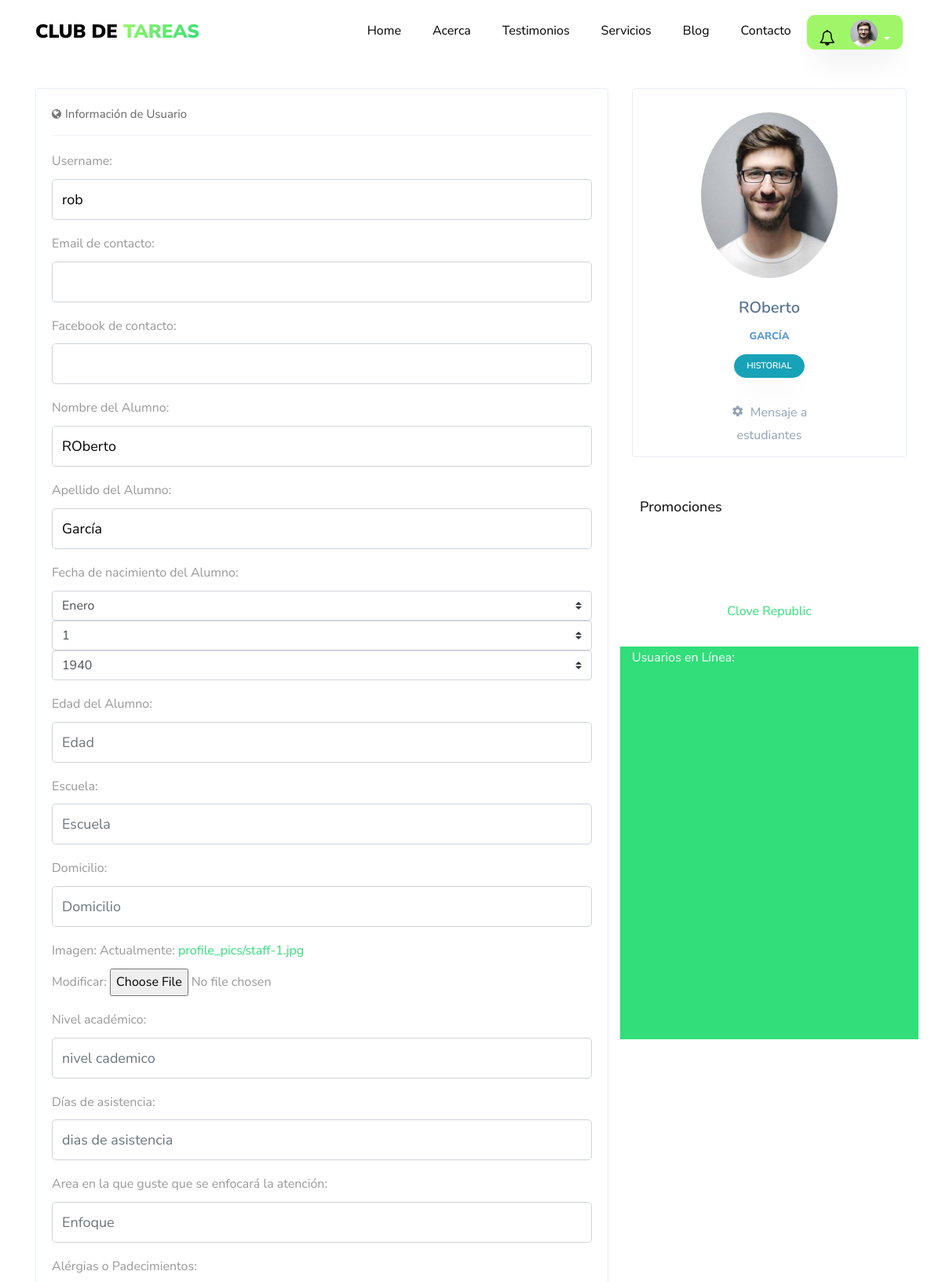
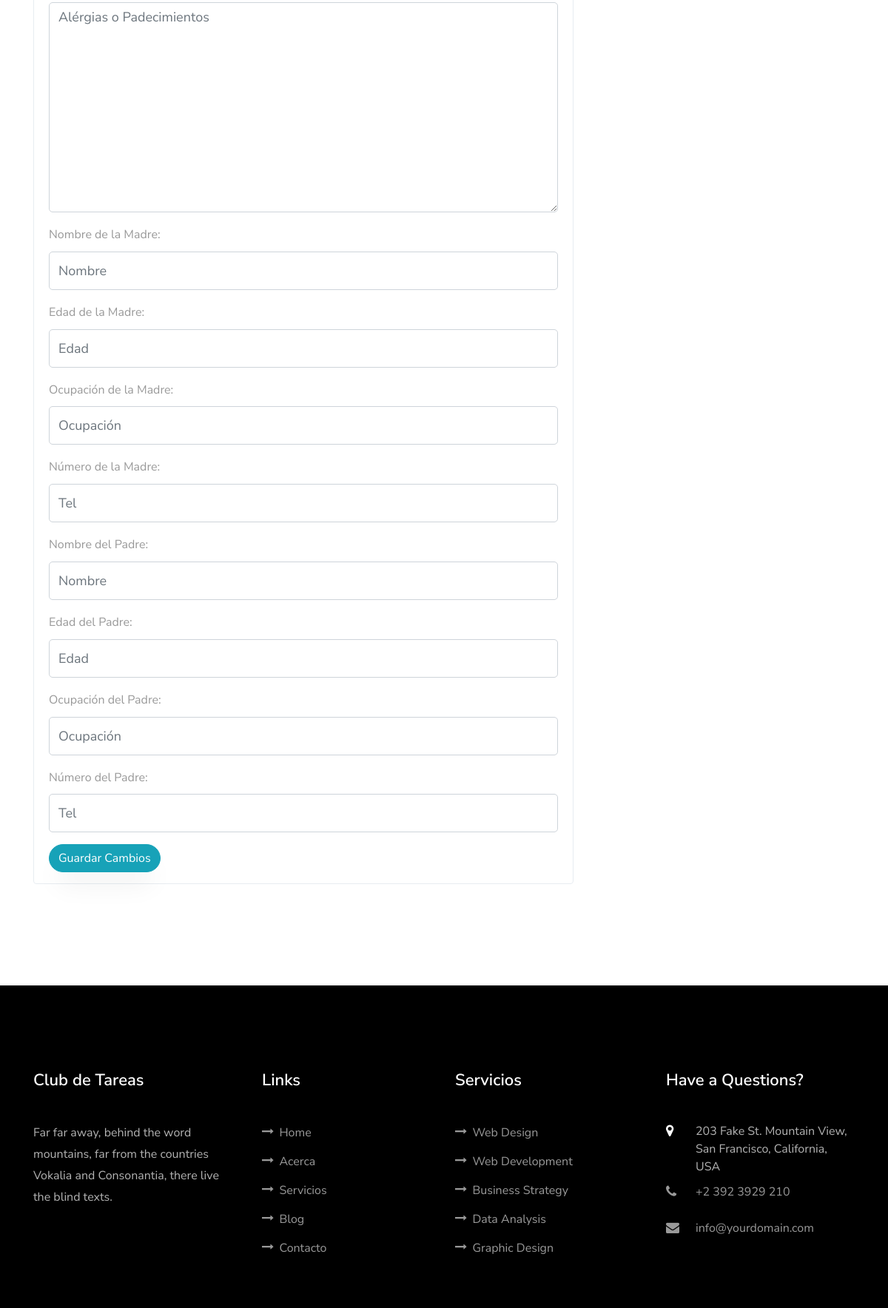
/profile/ (signed in, upper part), run on the app's committed database (2 pictures, top to bottom).
### usuario/models.py (models this page shows, shortened)
class Usuario(AbstractBaseUser,PermissionsMixin):
    imagen       =  models.ImageField(default='default.jpg',upload_to='profile_pics')
    email        =  models.EmailField(max_length=60,blank=True)
    facebook     =  models.CharField(max_length=100,blank=True)
    username     =  models.CharField(max_length=30,unique=True)
    nombre       =  models.CharField(max_length=100)
    apellido     =  models.CharField(max_length=100)
    edad         =  models.IntegerField(blank=True,null=True)
    padecimientos = models.TextField(verbose_name="padecimientos",blank=True)
    asistencia = models.CharField(verbose_name="Días de asistencia",max_length=100,blank=True)
    enfoque = models.CharField(verbose_name="Area en la que guste que se enfocará la atención",max_length=100,blank=True)
    nombre_de_la_madre =  models.CharField(verbose_name="Nombre de la Madre",max_length=100,blank=True)
    edad_de_la_madre =  models.IntegerField(verbose_name="Edad",blank=True, null=True)
    ocupacion_de_la_madre = models.CharField(verbose_name="Ocupación",max_length=100,blank=True)
    numero_de_la_madre   =  models.IntegerField(verbose_name="Número de contacto",blank=True,null=True)
    nombre_del_padre =  models.CharField(verbose_name="Nombre del Padre",max_length=100,blank=True)
    edad_del_padre =  models.IntegerField(verbose_name="Edad",blank=True, null=True)
    ocupacion_del_padre = models.CharField(verbose_name="Ocupación",max_length=100,blank=True)
    numero_del_padre    =  models.IntegerField(verbose_name="Número de contacto",blank=True,null=True)
    fecha_nacimiento = models.DateField(verbose_name="Fecha de nacimiento",blank=True, null=True)
    escuela      =  models.CharField(verbose_name="Nombre de la escuela",max_length=100,blank=True)
    domicilio    =  models.CharField(verbose_name="Domicilio",max_length=150,blank=True)
    status_paquetes = models.BooleanField(verbose_name="¿Tiene Paquetes Activos?",default=False)
    '''
    NIVEL_STATUS = (
         ('k','Kinder'),
         ('p','Primaria'),
         ('s','Secundaria'),
         ('b','bachillerato'),
         ('u','universidad'))
    '''
    nivel_academico = models.CharField(max_length=500,blank=True,verbose_name='Nivel académico del alumno')
    date_joined  =  models.DateTimeField(verbose_name="Fecha de ingreso",auto_now_add=True)
    last_login   =  models.DateTimeField(verbose_name="Ultima fecha de Sesión",auto_now=True)
    is_admin     =  models.BooleanField(verbose_name="¿Es Administrador?",default=False)
    is_active    =  models.BooleanField(verbose_name="¿Esta Acivo?",default=True)
    is_staff     =  models.BooleanField(verbose_name="¿Es parte del Staff?",default=False)
    is_superuser =  models.BooleanField(verbose_name="¿Es Super Usuario?",default=False)
    grupo = models.OneToOneField(Group,on_delete=models.SET_NULL,null=True,blank=True)
    USERNAME_FIELD  = "username"
    REQUIRED_FIELDS = ["nombre","apellido"]
    objects = MyUsuarioManager()

### app/views.py (the view)
# urls.py: path('profile/', views.profile,name='profile'),
@login_required
def profile(request):
    context = {}
    if request.POST:
        form = UserUpdateForm(request.POST,request.FILES,instance=request.user)
        if form.is_valid():
            form.save()
            if form.changed_data:
                evento = Historial_User(mensaje=f"datos actualizados del Perfil: {form.changed_data}",usuario=request.user)
                evento.save()
                messages.success( request,'Los datos del formulario han sido actualizados')
                if not request.user.is_superuser:
                    usuarios = get_user_model().objects.filter(is_superuser=True)
                    notify.send(request.user,recipient=usuarios,verb="Datos de Perfil Actualizado",description=f"datos actualizados del Perfil: {form.changed_data}",action_object=request.user)
        else:
            messages.warning(request,'Error al procesar el formulario')
    else:
        form =UserUpdateForm(
        initial = {
          'username' :request.user.username,
          'email': request.user.email,
          'facebook': request.user.facebook,
          'nombre': request.user.nombre,
          'apellido': request.user.apellido,
          'fecha_nacimiento': request.user.fecha_nacimiento,
          'edad': request.user.edad,
          'escuela': request.user.escuela,
          'domicilio': request.user.domicilio,
          'imagen': request.user.imagen,
          'nivel_academico': request.user.nivel_academico,
          'padecimientos': request.user.padecimientos,
          'asistencia': request.user.asistencia,
          'enfoque': request.user.enfoque,
          'nombre_de_la_madre': request.user.nombre_de_la_madre,
          'edad_de_la_madre': request.user.edad_de_la_madre,
          'ocupacion_de_la_madre': request.user.ocupacion_de_la_madre,
          'numero_de_la_madre': request.user.numero_de_la_madre,
          'nombre_del_padre': request.user.nombre_del_padre,
          'edad_del_padre': request.user.edad_del_padre,
          'ocupacion_del_padre': request.user.ocupacion_del_padre,
          'numero_del_padre': request.user.numero_del_padre
          }
        )
    context['profile_form'] = form
    user_status = online_users.models.OnlineUserActivity.get_user_activities(timedelta(seconds=60))
    context['online_users'] = (user for user in  user_status)
    context['historial'] = request.user.historial.all().order_by('-fecha')
    publicidad = Publicidad.objects.all()
    id_item_activate = 0
    if publicidad:
        id_item_activate = publicidad[0].id
    context["publicidad"] = publicidad
    context["id_item_activate"] = id_item_activate
    return render(request,'app/profile.html',context)

### app/templates/app/profile.html (shortened to what this page needs)
{% extends 'main/base.html' %}
{% load crispy_forms_tags%}
{% load static %}
{% block content %}
<section class="ftco-section  notifications-fix-top">
  <div class="container">
    <div class="row">
        <div class="col-md-8">
            <div class="portlet light bordered ftco-animate">
                <div class="portlet-title tabbable-line">
                    <div class="caption caption-md">
                        <i class="icon-globe theme-font hide"></i>
                        <span class="caption-subject font-blue-madison bold uppercase">Información de Usuario</span>
                    </div>
                </div>
                <div class="portlet-body">
                        <div class="tab-content">
                            <div role="tabpanel" class="tab-pane active" id="home">
                                <form method="POST" enctype="multipart/form-data" novalidate>
                                  {% for field in profile_form %}
                                  <div class="form-group">
                                      {{ field.label_tag }}
                                      {{ field }}
                                  </div>
                                  {% endfor %}
                                  <button type="submit" class="btn btn-info">Guardar Cambios</button>
                                </form>
                            </div>
                        </div>
                </div>
            </div>
        </div>
        <div class="col-md-4">
          <div class="row">
            <div class="col-12">
              <div class="portlet light profile-sidebar-portlet bordered  justify-content-center ftco-animate">
                  <div class="profile-userpic" style="text-align:center">
                      <img src="{{ request.user.imagen.url }}" class="img-responsive" alt="">
                  </div>
                  <div class="profile-usertitle">
                      <div class="profile-usertitle-name">{{ request.user.nombre }}</div>
                      <div class="profile-usertitle-job">{{ request.user.apellido }} </div>
                  </div>
                  <div class="profile-userbuttons">
                      <button type="button" class="btn btn-info  btn-sm" data-toggle="modal"  data-target=".historial_modal">Historial</button>
                  </div>
                  <div class="profile-usermenu w-100">
                      <ul class="nav">
                          <li style="position:relative; width:100%; height:50px;">
                              <a  style="text-align: center;position:absolute; top:0; left: 50%; transform: translateX(-50%);" href="{% url 'app:form_notification'%}">
                                  {% if  request.user.is_superuser %}
                                      <i class="icon-settings"></i>Mensaje a estudiantes</a>
                                  {% else %}
                                      <i class="icon-settings"></i>Mensaje al estaff</a>
                                  {% endif%}
                          </li>
                      </ul>
                  </div>
             </div>
            </div>
            <div class="sidebar-box ftco-animate">
               <h3 class="heading-sidebar">Promociones</h3>
            </div>
            <div class="col-12">
              <div id="fb-container" style="width:100%; margin-top: 30px;margin-bottom: 30px;text-align: center">
                <div class="fb-page" data-tabs="timeline" data-href="https://www.facebook.com/El-Club-De-Tareas-114777256733226/" data-height="500" data-small-header="false" data-adapt-container-width="true" data-hide-cover="false" data-show-facepile="false"><blockquote cite="https://www.facebook.com/El-Club-De-Tareas-114777256733226/" class="fb-xfbml-parse-ignore"><a href="https://www.facebook.com/El-Club-De-Tareas-114777256733226/">Clove Republic</a></blockquote></div>
              </div>
            </div>
            {% if request.user.is_superuser %}
                <div class="col-12" style="height: 500px; overflow:scroll;background: #31de79">
                  <div style="color:white;">Usuarios en Línea:</div>
                </div>
            {% endif %}
          </div>
      </div>
    </div>
  </div>
</section>
{% endblock content %}

### templates/main/base.html (shortened to what this page needs)
{% load static %}
{% load notifications_tags %}
{% notifications_unread as unread_count %}
<!DOCTYPE html>
<html lang="es">
  <head>
    <link rel="stylesheet" href="{% static 'main/css/fonts.css'%}">
    <link rel="stylesheet" href="{% static 'main/css/open-iconic-bootstrap.min.css'%}">
    <link rel="stylesheet" href="{% static 'main/css/animate.css'%}">
    <link rel="stylesheet" href="{% static 'main/css/search.css'%}">
    <link rel="stylesheet" href="{% static 'main/css/owl.carousel.min.css'%}">
    <link rel="stylesheet" href="{% static 'main/css/owl.theme.default.min.css'%}">
    <link rel="stylesheet" href="{% static 'main/css/magnific-popup.css'%}">
    <link rel="stylesheet" href="{% static 'main/css/aos.css'%}">
    <link rel="stylesheet" href="{% static 'main/css/ionicons.min.css'%}">
    <link rel="stylesheet" href="{% static 'main/css/flaticon.css' %}">
    <link rel="stylesheet" href="{% static 'main/css/icomoon.css' %}">
    <link rel="stylesheet" href="{% static 'main/css/style.css' %}">
    <link rel="stylesheet" href="{% static 'main/css/fix.css' %}">
    <link rel='stylesheet' href="https://cdnjs.cloudflare.com/ajax/libs/fullcalendar/3.1.0/fullcalendar.min.css" />
  </head>
  <body  data-target=".site-navbar-target" data-offset="300">
  <nav class="navbar navbar-expand-lg navbar-dark ftco_navbar bg-dark ftco-navbar-light site-navbar-target" id="ftco-navbar">
	    <div class="container">
	      <a class="navbar-brand" href="{% url 'blog:home' %}">Club de <span>Tareas</span></a>
	      <div class="collapse navbar-collapse" id="ftco-nav">
	        <ul class="navbar-nav nav ml-auto" style="text-align:center">
	          <li class="nav-item"><a href="{% url 'blog:home' %}" class="nav-link"><span>Home</span></a></li>
	          <li class="nav-item"><a href="{% url 'blog:about' %}"  class="nav-link"><span>Acerca</span></a></li>
	          <li class="nav-item"><a href="{% url 'blog:testimony' %}"  class="nav-link"><span>Testimonios</span></a></li>
	          <li class="nav-item"><a href="{% url 'blog:services' %}" class="nav-link"><span>Servicios</span></a></li>
            <li class="nav-item"><a href="{% url 'blog:blog' %}" class="nav-link"><span>Blog</span></a></li>
            <li class="nav-item"><a href="{% url 'blog:contact' %}" class="nav-link"><span>Contacto</span></a></li>
          </ul>
          <ul class="nav navbar-nav navbar-right" style="text-align: right">
            {% if request.user.is_authenticated %}
            <div class="dropdown" style="padding-right:5px;margin:0;">
                    <a style="border-radius: 10px 10px 10px 10px !important;
                             -moz-border-radius: 10px 10px 10px 10px;
                             -webkit-border-radius: 10px 10px 10px 10px;padding-bottom:0; padding-top:0;padding-left:15px;padding-right:15px;"
                      class="btn btn-secondary dropdown-toggle" href="#" role="button" id="dropdownMenuLink" data-toggle="dropdown" aria-haspopup="true" aria-expanded="false">
                      <div style="display: inline-block;position: relative;margin-right:10px;">
                        <i class="fa fa-bell-o" style="font-size: 20px;color: black;"></i>
                      </div>
                          <div class="inset" style="margin-left: 5px;display: inline-block;">
                            <img src="{{ request.user.imagen.url }}">
                          </div>
                    </a>
              </div>
            {% else %}
              <li class="nav-item"><a href="{% url 'app:login' %}"  class="nav-link"><span>Login</span></a></li>
            </ul>
          {% endif %}
	      </div>
	    </div>
	  </nav>
    {% block content %}{% endblock %}
    <footer class="ftco-footer ftco-section">
      <div class="container">
        <div class="row mb-5">
          <div class="col-md">
            <div class="ftco-footer-widget mb-4">
              <h2 class="ftco-heading-2">Club de Tareas</h2>
              <p>Far far away, behind the word mountains, far from the countries Vokalia and Consonantia, there live the blind texts.</p>
              <ul class="ftco-footer-social list-unstyled float-md-left float-lft mt-5">
              </ul>
            </div>
          </div>
          <div class="col-md">
            <div class="ftco-footer-widget mb-4 ml-md-4">
              <h2 class="ftco-heading-2">Links</h2>
              <ul class="list-unstyled">
                <li><a href="{% url 'blog:home' %}" ><span class="icon-long-arrow-right mr-2"></span>Home</a></li>
                <li><a href="{% url 'blog:about' %}"><span class="icon-long-arrow-right mr-2"></span>Acerca</a></li>
                <li><a href="{% url 'blog:services' %}"><span class="icon-long-arrow-right mr-2"></span>Servicios</a></li>
                <li><a href="{% url 'blog:blog' %}"><span class="icon-long-arrow-right mr-2"></span>Blog</a></li>
                <li><a href="{% url 'blog:contact' %}"><span class="icon-long-arrow-right mr-2"></span>Contacto</a></li>
              </ul>
            </div>
          </div>
          <div class="col-md">
             <div class="ftco-footer-widget mb-4">
              <h2 class="ftco-heading-2">Servicios</h2>
              <ul class="list-unstyled">
                <li><a href="#"><span class="icon-long-arrow-right mr-2"></span>Web Design</a></li>
                <li><a href="#"><span class="icon-long-arrow-right mr-2"></span>Web Development</a></li>
                <li><a href="#"><span class="icon-long-arrow-right mr-2"></span>Business Strategy</a></li>
                <li><a href="#"><span class="icon-long-arrow-right mr-2"></span>Data Analysis</a></li>
                <li><a href="#"><span class="icon-long-arrow-right mr-2"></span>Graphic Design</a></li>
              </ul>
            </div>
          </div>
          <div class="col-md">
            <div class="ftco-footer-widget mb-4">
            	<h2 class="ftco-heading-2">Have a Questions?</h2>
            	<div class="block-23 mb-3">
	              <ul>
	                <li><span class="icon icon-map-marker"></span><span class="text">203 Fake St. Mountain View, San Francisco, California, USA</span></li>
	                <li><a href="#"><span class="icon icon-phone"></span><span class="text">+2 392 3929 210</span></a></li>
	                <li><a href="#"><span class="icon icon-envelope"></span><span class="text">info@yourdomain.com</span></a></li>
	              </ul>
	            </div>
            </div>
          </div>
        </div>
      </div>
    </footer>
  </body>
</html>

### data on the page
Usuario: user.imagen (picture), profile_form "rob" "ROberto" "García", user.nombre "ROberto", user.apellido "GARCÍA"

### other printed values
{{ field.label_tag }} "Username:" "Email de contacto:" "Facebook de contacto:" "Nombre del Alumno:" "Apellido del Alumno:" "Fecha de nacimiento del Alumno:" "Edad del Alumno:" "Escuela:" "Domicilio:" "Imagen:" "Nivel académico:" "Días de asistencia:" "Area en la que guste que se enfocará la atención:" "Alérgias o Padecimientos:" "Nombre de la Madre:" "Edad de la Madre:" "Ocupación de la Madre:" "Número de la Madre:" "Nombre del Padre:" "Edad del Padre:" "Ocupación del Padre:" "Número del Padre:"
